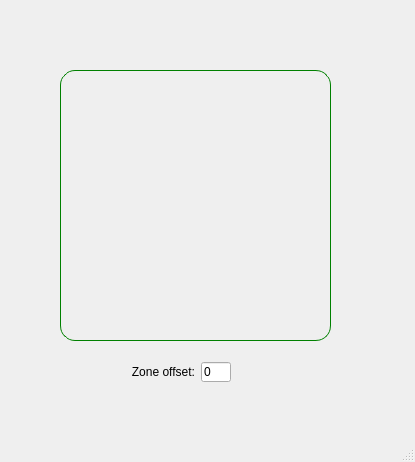
<?xml version="1.0" encoding="UTF-8"?>
<ui version="4.0">
 <class>MainWindow</class>
 <widget class="QMainWindow" name="MainWindow">
  <property name="geometry">
   <rect>
    <x>0</x>
    <y>0</y>
    <width>415</width>
    <height>462</height>
   </rect>
  </property>
  <property name="maximumSize">
   <size>
    <width>16777211</width>
    <height>16777215</height>
   </size>
  </property>
  <property name="windowTitle">
   <string notr="true">MainWindow</string>
  </property>
  <widget class="QWidget" name="centralwidget">
   <widget class="QFrame" name="frame">
    <property name="geometry">
     <rect>
      <x>60</x>
      <y>70</y>
      <width>271</width>
      <height>271</height>
     </rect>
    </property>
    <property name="styleSheet">
     <string notr="true">QFrame, QLabel, QToolTip {
    border: 1px solid green;
    border-radius: 15px;
}</string>
    </property>
    <property name="frameShape">
     <enum>QFrame::Shape::StyledPanel</enum>
    </property>
    <property name="frameShadow">
     <enum>QFrame::Shadow::Raised</enum>
    </property>
    <widget class="PyAnalogClock" name="PyanalogClock">
     <property name="geometry">
      <rect>
       <x>10</x>
       <y>10</y>
       <width>250</width>
       <height>250</height>
      </rect>
     </property>
     <property name="sizePolicy">
      <sizepolicy hsizetype="Preferred" vsizetype="Preferred">
       <horstretch>0</horstretch>
       <verstretch>0</verstretch>
      </sizepolicy>
     </property>
     <property name="minimumSize">
      <size>
       <width>0</width>
       <height>0</height>
      </size>
     </property>
     <property name="maximumSize">
      <size>
       <width>250</width>
       <height>250</height>
      </size>
     </property>
     <property name="toolTip">
      <string>The current time</string>
     </property>
     <property name="whatsThis">
      <string>The analog clock widget displays the current time.</string>
     </property>
     <property name="styleSheet">
      <string notr="true"/>
     </property>
    </widget>
   </widget>
   <widget class="QWidget" name="">
    <property name="geometry">
     <rect>
      <x>50</x>
      <y>360</y>
      <width>231</width>
      <height>24</height>
     </rect>
    </property>
    <layout class="QHBoxLayout" name="horizontalLayout">
     <item>
      <spacer name="horizontalSpacer">
       <property name="orientation">
        <enum>Qt::Orientation::Horizontal</enum>
       </property>
       <property name="sizeType">
        <enum>QSizePolicy::Policy::Fixed</enum>
       </property>
       <property name="sizeHint" stdset="0">
        <size>
         <width>50</width>
         <height>20</height>
        </size>
       </property>
      </spacer>
     </item>
     <item>
      <widget class="QLabel" name="label">
       <property name="frameShape">
        <enum>QFrame::Shape::NoFrame</enum>
       </property>
       <property name="text">
        <string>Zone offset:</string>
       </property>
       <property name="alignment">
        <set>Qt::AlignmentFlag::AlignRight|Qt::AlignmentFlag::AlignTrailing|Qt::AlignmentFlag::AlignVCenter</set>
       </property>
       <property name="indent">
        <number>-3</number>
       </property>
      </widget>
     </item>
     <item>
      <widget class="QLineEdit" name="lineEdit">
       <property name="sizePolicy">
        <sizepolicy hsizetype="Expanding" vsizetype="Fixed">
         <horstretch>0</horstretch>
         <verstretch>0</verstretch>
        </sizepolicy>
       </property>
       <property name="minimumSize">
        <size>
         <width>30</width>
         <height>20</height>
        </size>
       </property>
       <property name="maximumSize">
        <size>
         <width>30</width>
         <height>20</height>
        </size>
       </property>
       <property name="text">
        <string>0</string>
       </property>
      </widget>
     </item>
     <item>
      <spacer name="horizontalSpacer_2">
       <property name="orientation">
        <enum>Qt::Orientation::Horizontal</enum>
       </property>
       <property name="sizeType">
        <enum>QSizePolicy::Policy::Fixed</enum>
       </property>
       <property name="sizeHint" stdset="0">
        <size>
         <width>50</width>
         <height>20</height>
        </size>
       </property>
      </spacer>
     </item>
    </layout>
   </widget>
  </widget>
  <widget class="QStatusBar" name="statusbar"/>
 </widget>
 <customwidgets>
  <customwidget>
   <class>PyAnalogClock</class>
   <extends>QWidget</extends>
   <header>analogclock</header>
  </customwidget>
 </customwidgets>
 <resources/>
 <connections/>
</ui>
